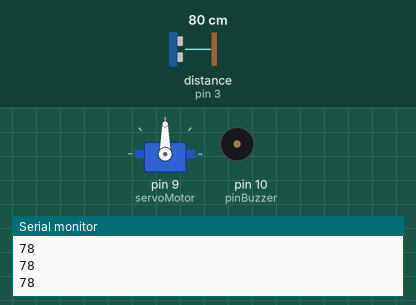
The sketch below on a simulated Arduino Uno, built with avr-gcc and run on an emulated ATmega328P. Shown: servo, buzzer (waves = sounding), the last lines printed to the serial monitor. Wiring (inferred from the names in the program): ultrasonic range finder: trigger pin 2; echo pin 3. The inputs (shaded band) are chosen by the test bench; at power-on: distance to the obstacle (sensor on pin 3) 80 cm. The echo pulse lasts 58.3 µs per cm.

Above: at 1.2 s.
1.3 s: distance to the obstacle (sensor on pin 3) set to 17 cm
2.8 s: distance to the obstacle (sensor on pin 3) set to 13 cm
At 3.8 s:
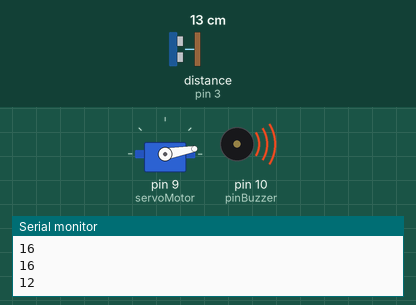
5.8 s: distance to the obstacle (sensor on pin 3) set to 18 cm
At 6.2 s:
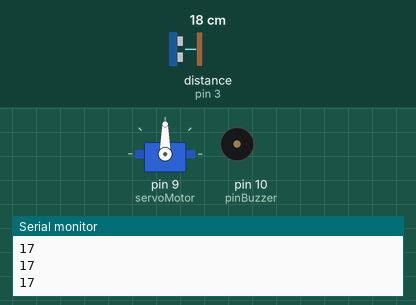
7.3 s: distance to the obstacle (sensor on pin 3) set to 2 cm
At 8.4 s:
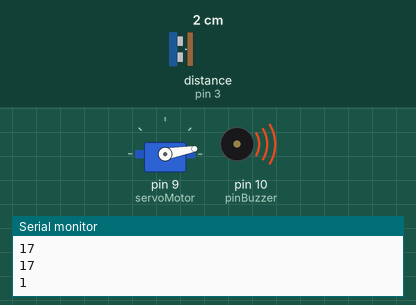
Timing chart, 0 to 10.3 s (numbered marks = the images above; inputs shaded):
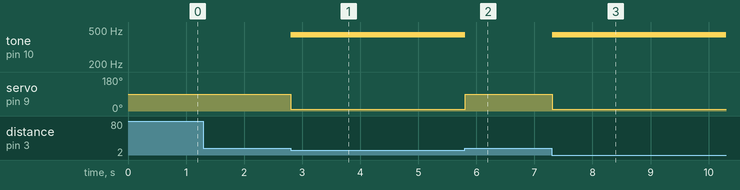

Measured:
- the behaviour switches between 16 and 15 cm on distance to the obstacle (sensor on pin 3) (found by bisection; images 0 and 1)
- after the input at 2.8 s, tone on pin 10 (pinBuzzer): silent → 440 Hz at once; servo on pin 9 (servoMotor): 90° → 10° at once
- after the input at 5.8 s, tone on pin 10 (pinBuzzer): 440 Hz → silent at once; servo on pin 9 (servoMotor): 10° → 90° at once
- after the input at 7.3 s, tone on pin 10 (pinBuzzer): silent → 440 Hz at once; servo on pin 9 (servoMotor): 90° → 10° at once

The sketch:

chi.ino
```cpp
#include <Servo.h>

const int Trigger = 2;
const int Echo = 3;
const int pinBuzzer = 10;

Servo servoMotor;

void setup() {

  Serial.begin(9600);
  servoMotor.attach(9);
  pinMode(Trigger, OUTPUT); //pin como salida
  pinMode(Echo, INPUT);  //pin como entrada
  digitalWrite(Trigger, LOW);//Inicializamos el pin con 0
}
void loop() {
  long t; //timepo que demora en llegar el eco
  long d; //distancia en centimetros

  digitalWrite(Trigger, HIGH);
  delayMicroseconds(10);          //Enviamos un pulso de 10us
  digitalWrite(Trigger, LOW);

  t = pulseIn(Echo, HIGH); //obtenemos el ancho del pulso
  d = t/59;
  Serial.println(d);
  if(d < 15){

  servoMotor.write(10);
    tone(pinBuzzer, 440);

    delay(1500);
    noTone(pinBuzzer);
  }
  else{
    servoMotor.write(90);
    noTone(pinBuzzer);
  }
}
```
